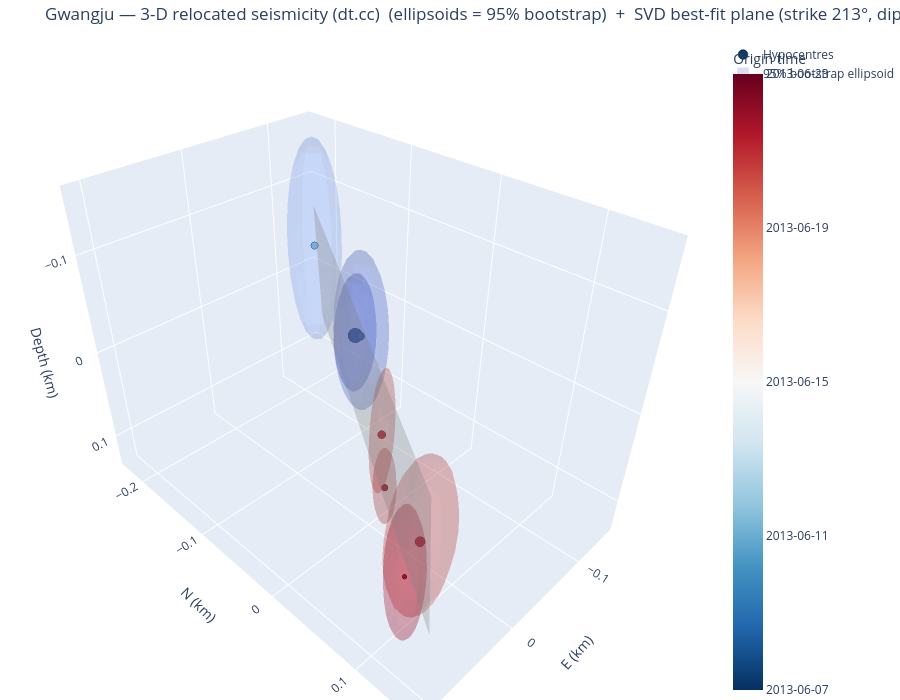

The cell this chart's notebook holds for it:
### Markdown cell above
The same view with the per-event uncertainty drawn as a **95% bootstrap error ellipsoid**
(`error="ellipsoid"`) instead of whisker bars: each ellipsoid's shape is the bootstrap sample covariance
and its size the empirical 95% Mahalanobis radius (95% of replicas inside), coloured like its hypocentre.
Tight horizontal but loose depth control shows up as a vertically elongated ellipsoid.

### Code cell
fig3d_e = viz.plot_3d_plane(cfg, VELMODEL, error="ellipsoid", frame_from=FRAME_FROM, mech_select=MECH_SELECT)
try:
    fig3d_e.write_image(f"/tmp/{CLUSTER}_3d_ellipsoid.png", scale=2)
except Exception:
    pass
fig3d_e

### Figure 1 — Plotly figure (JSON) as saved in the notebook; plotly's stock layout.template omitted (floating-point values rounded to 4 significant figures; data arrays with more than 128 entries replaced by an {"elided": "..."} marker saying what was removed)
{"data": [{"marker": {"color": [15860.0, 15860.0, 15870.0, 15880.0, 15880.0, 15880.0, 15880.0], "colorbar": {"ticktext": ["2013-06-07", "2013-06-11", "2013-06-15", "2013-06-19", "2013-06-23"], "tickvals": [15860.0, 15870.0, 15870.0, 15880.0, 15880.0], "title": {"text": "Origin time"}}, "colorscale": [[0, "rgb(5,48,97)"], [0.1, "rgb(33,102,172)"], [0.2, "rgb(67,147,195)"], [0.3, "rgb(146,197,222)"], [0.4, "rgb(209,229,240)"], [0.5, "rgb(247,247,247)"], [0.6, "rgb(253,219,199)"], [0.7, "rgb(244,165,130)"], [0.8, "rgb(214,96,77)"], [0.9, "rgb(178,24,43)"], [1, "rgb(103,0,31)"]], "line": {"color": "black", "width": 0.5}, "opacity": 0.95, "size": [16.8, 8.8, 8.4, 9.2, 11.6, 7.6, 5.6]}, "mode": "markers", "name": "Hypocentres", "text": ["200000  M3.2", "200001  M1.2", "200002  M1.1", "200003  M1.3", "200004  M1.9", "200005  M0.9", "200006  M0.4"], "type": "scatter3d", "x": [-0.06284, -0.006543, -0.12, 0.0007571, 0.08046, 0.03246, 0.07576], "y": [-0.0809, -0.0183, -0.1978, 0.0142, 0.1255, 0.0479, 0.1094], "z": [-0.008443, -0.06174, -0.04014, 0.01846, 0.001457, 0.03526, 0.05516]}, {"alphahull": 0, "color": "rgb(58,76,192)", "flatshading": true, "hoverinfo": "skip", "name": "95% bootstrap ellipsoid", "opacity": 0.18, "showlegend": true, "showscale": false, "type": "mesh3d", "x": {"elided": "196 float values"}, "y": {"elided": "196 float values"}, "z": {"elided": "196 float values"}}, {"alphahull": 0, "color": "rgb(77,103,215)", "flatshading": true, "hoverinfo": "skip", "name": "95% bootstrap ellipsoid", "opacity": 0.18, "showlegend": false, "showscale": false, "type": "mesh3d", "x": {"elided": "196 float values"}, "y": {"elided": "196 float values"}, "z": {"elided": "196 float values"}}, {"alphahull": 0, "color": "rgb(138,173,253)", "flatshading": true, "hoverinfo": "skip", "name": "95% bootstrap ellipsoid", "opacity": 0.18, "showlegend": false, "showscale": false, "type": "mesh3d", "x": {"elided": "196 float values"}, "y": {"elided": "196 float values"}, "z": {"elided": "196 float values"}}, {"alphahull": 0, "color": "rgb(207,70,61)", "flatshading": true, "hoverinfo": "skip", "name": "95% bootstrap ellipsoid", "opacity": 0.18, "showlegend": false, "showscale": false, "type": "mesh3d", "x": {"elided": "196 float values"}, "y": {"elided": "196 float values"}, "z": {"elided": "196 float values"}}, {"alphahull": 0, "color": "rgb(201,59,55)", "flatshading": true, "hoverinfo": "skip", "name": "95% bootstrap ellipsoid", "opacity": 0.18, "showlegend": false, "showscale": false, "type": "mesh3d", "x": {"elided": "196 float values"}, "y": {"elided": "196 float values"}, "z": {"elided": "196 float values"}}, {"alphahull": 0, "color": "rgb(198,53,52)", "flatshading": true, "hoverinfo": "skip", "name": "95% bootstrap ellipsoid", "opacity": 0.18, "showlegend": false, "showscale": false, "type": "mesh3d", "x": {"elided": "196 float values"}, "y": {"elided": "196 float values"}, "z": {"elided": "196 float values"}}, {"alphahull": 0, "color": "rgb(179,3,38)", "flatshading": true, "hoverinfo": "skip", "name": "95% bootstrap ellipsoid", "opacity": 0.18, "showlegend": false, "showscale": false, "type": "mesh3d", "x": {"elided": "196 float values"}, "y": {"elided": "196 float values"}, "z": {"elided": "196 float values"}}, {"color": "gray", "hoverinfo": "name", "i": [0, 0], "j": [1, 3], "k": [3, 2], "name": "SVD best-fit plane 213/87", "opacity": 0.3, "showscale": false, "type": "mesh3d", "x": [-0.1461, -0.1408, 0.09598, 0.1013], "y": [-0.2171, -0.2206, 0.1517, 0.1482], "z": [0.06422, -0.07116, 0.06422, -0.07116]}], "layout": {"height": 700, "margin": {"b": 0, "l": 0, "r": 0, "t": 40}, "scene": {"aspectmode": "data", "xaxis": {"title": {"text": "E (km)"}}, "yaxis": {"title": {"text": "N (km)"}}, "zaxis": {"autorange": "reversed", "title": {"text": "Depth (km)"}}}, "title": {"text": "Gwangju — 3-D relocated seismicity (dt.cc)  (ellipsoids = 95% bootstrap)  +  SVD best-fit plane (strike 213°, dip 87°)"}}}
